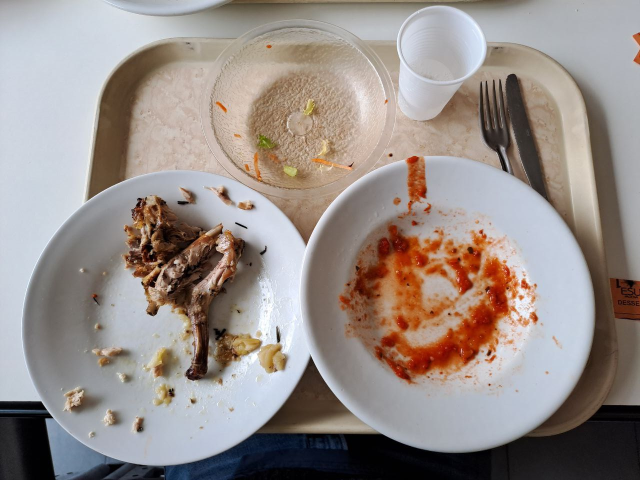
//> input picture Food_leftover_dataset/tray3/leftover3.jpg, 1280 x 960 px (shown at 1/2 size)
$ ./test   (built with g++ and OpenCV 4)
//> lines starting //> are read from the running program, lines starting //| are printed output that depends on the picture; after the words box and inside, x2 and y2 are one past the last pixel; in counts of white or black regions, pixels touching at a corner belong together
### src/utils.hpp
#ifndef UTILS
#define UTILS

#include <opencv2/opencv.hpp>

void showImage(std::string windowName, cv::Mat img);
void drawHistogram(cv::Mat& src, cv::Mat& hist, int hist_w, int hist_h, int bins);
void showHistogram(std::string windowName, cv::Mat& src);
int countPixelOfMask(cv::Mat& mask);

#endif

### src/Detector.hpp
#include "opencv2/opencv.hpp"
#include "opencv2/xfeatures2d.hpp"
#include <opencv2/imgproc.hpp>

using namespace std;
using namespace cv;

void featureDetector(Mat& src, vector<KeyPoint>& keypoints, Mat& descriptors);
void clusterKeyPoints(Mat& src);
Mat Postprocess(Mat input_image);
void ignoreIsolatedKeypoints(Mat& src, vector<KeyPoint>& keypoints, vector<KeyPoint>& filteredKeyPoints);

void drawPath(Mat& img, vector<Point2f>& points, Scalar color);

// Mean Shift for keypoints
double pointsDistance(Point p1, Point p2);
void getNeighbourhood(vector<KeyPoint>& keypoints, Point center, double radius, vector<KeyPoint>& neighbourhood);
Point2f getBaricenter(vector<KeyPoint>& neighbourhood);
void meanShift_onePoint(vector<KeyPoint>& keypoints, Point2f startingPoint, double radius, double threshold, vector<Point2f>& baricenterIterations);
void meanShift_grid(Mat& src, vector<KeyPoint>& keypoints, double radius, double threshold, vector<vector<Point2f>>& paths, int gridRows, int gridCols);
void meanShift_keypoints(Mat& src, vector<KeyPoint>& keypoints, double radius, double threshold, vector<vector<Point2f>>& paths);
void findCentroids(vector<vector<Point2f>>& paths, double radius, vector<Point2f>& centroids);

### src/Detector.cpp
#include "Detector.hpp"

using namespace std;
using namespace cv;


void featureDetector(Mat& src, vector<KeyPoint>& keypoints, Mat& descriptors) {

    // SIFT parameters
    // https://docs.opencv.org/3.4/d7/d60/classcv_1_1SIFT.html#ad337517bfdc068ae0ba0924ff1661131
    int nFeatures = 0;                  // 0
    int nOctaveLayers = 3;              // 3
    double contrastThreshold = 0.05;    // 0.04
    double edgeThreshold = 5;          // 10
    double sigma = 1.6;                 // 1.6

    // Feature detector implementation, can be SIFT, SURF, ORB...
    Ptr<SIFT> detectorPtr = SIFT::create(nFeatures, nOctaveLayers, contrastThreshold, edgeThreshold, sigma);
    //Ptr<xfeatures2d::SURF> detectorPtr = xfeatures2d::SURF::create();
    //Ptr<ORB> detectorPtr = ORB::create();

    detectorPtr->detect(src, keypoints);
    detectorPtr->compute(src, keypoints, descriptors);

    bool flag = 0;
    if (flag) {
        Mat src_keypoints;
        drawKeypoints(src, keypoints, src_keypoints, Scalar::all(-1), DrawMatchesFlags::DRAW_RICH_KEYPOINTS);
        namedWindow("Keypoints");
        imshow("Keypoints", src_keypoints);
        waitKey(0);
    }
}

// [55 lines left out: functions clusterKeyPoints, Postprocess, not called in this run]

double pointsDistance(Point p1, Point p2) {
    float deltaX = p1.x - p2.x;
    float deltaY = p1.y - p2.y;

    float distance = sqrt(pow(deltaX, 2) + pow(deltaY, 2));

    return distance;
}

void getNeighbourhood(vector<KeyPoint>& keypoints, Point center, double radius, vector<KeyPoint>& neighbourhood) {
    // Scan all the keypoints and select the ones with distance from the center < radius
    for ( int i=0; i<keypoints.size(); i++ ) {
        if ( pointsDistance( center, keypoints[i].pt ) <= radius ) {
            neighbourhood.push_back(keypoints[i]);
        }
    }
}

Point2f getBaricenter(vector<KeyPoint>& neighbourhood) {
    // If there are no neighbours, return (-1,-1);
    if (neighbourhood.size()==0) {
        return Point2f(-1,-1);
    }

    // Compute the mean x and y of all the points
    float sumX=0, sumY=0;
    for (int i=0; i<neighbourhood.size(); i++) {
        sumX += neighbourhood[i].pt.x;
        sumY += neighbourhood[i].pt.y;
    }

    double barX = sumX / neighbourhood.size();
    double barY = sumY / neighbourhood.size();

    Point2f baricenter(barX, barY);

    return baricenter;
}

void meanShift_onePoint(vector<KeyPoint>& keypoints, Point2f startingPoint, double radius, double threshold, vector<Point2f>& baricenterIterations) {
    Point2f center = startingPoint;
    baricenterIterations.push_back(center);
    double baricenterDisplacement = radius;

    // Iterate until the displacement between iterations is larger than the given threshold
    while (baricenterDisplacement >= threshold) {
        // Find the keypoints in the neighbourhood
        vector<KeyPoint> neighbours;
        getNeighbourhood(keypoints, center, radius, neighbours);

        // Update the baricenter
        Point2f oldCenter = center;
        center = getBaricenter(neighbours);

        // If there are no neighbours (baricenter is (-1,-1)), end the cycle
        if (center.x == -1 && center.y == -1) {
            return;
        }

        baricenterIterations.push_back(center);

        // Compute the displacement
        baricenterDisplacement = pointsDistance(center, oldCenter);
    }
}

void drawPath(Mat& img, vector<Point2f>& points, Scalar color) {
    if ( points.size() == 1 ) {
        return;
    }

    // Draw the starting point in green
    circle(img, points.front(), 3, Scalar(0,255,0), 3, 8, 0);

    // Blue arrows between iterations
    for (int i=0; i<points.size()-1; i++) {
        arrowedLine(img, points[i], points[i+1], color, 2, 8, 0, 0.1);
    }

    // Draw the end point in red
    circle(img, points.back(), 3, Scalar(0,0,255), 3, 8, 0);
}

// [22 lines left out: function meanShift_grid, not called in this run]

void meanShift_keypoints(Mat& src, vector<KeyPoint>& keypoints, double radius, double threshold, vector<vector<Point2f>>& paths) {
    for (int i=0; i<keypoints.size(); i++) {
        vector<Point2f> path;
        meanShift_onePoint(keypoints, keypoints[i].pt, radius, threshold, path);
        paths.push_back(path);
    }
}

void findCentroids(vector<vector<Point2f>>& paths, double radius, vector<Point2f>& centroids) {
    // Scan all the paths
    for (int i=0; i<paths.size(); i++) {
        vector<Point2f> path = paths[i];

        // If the path has only 1 point, ignore it
        if (path.size()==1) continue;

        // Otherwise we select the final point
        Point2f finalPoint = path.back();

        // We check if the final point is close to a point that is already a centroid
        // If there are no close centroids, we include it in the vector. Otherwise we ignore it
        bool isClose = false;
        for (int j=0; j<centroids.size(); j++) {
            if (pointsDistance(centroids[j], finalPoint) < radius) {
                isClose = true;
                break;
            }
        }
        if ( !isClose ) centroids.push_back(finalPoint);
    }
}

// [45 lines left out: functions removeLowSaturationHSV, removeLowSaturationHSV_otsu, not called in this run]

### src/test.cpp
#include <iostream>
#include "opencv2/opencv.hpp"
#include "Detector.hpp"

using namespace cv;
using namespace std;

void showImage(string windowName, Mat img) {
    namedWindow(windowName);
    imshow(windowName, img);
    waitKey(0);
}

// [111 lines left out: functions test_pointsDistance, test_getNeighbourhood, test_getBaricenter, test_meanShift_onePoint, test_meanShift_grid, test_meanShift_keypoints, not called in this run]

void test_findCentroids() {
    Mat image = imread("../Food_leftover_dataset/tray3/leftover3.jpg");
//> image is the input picture: 960 rows x 1280 cols, CV_8UC3; mean B, G, R 136.6, 141.3, 151.3

    vector<KeyPoint> keypoints;
    Mat descriptors;
    featureDetector(image, keypoints, descriptors);
//> in featureDetector, `detectorPtr->detect(src, keypoints);`: keypoints = 1619 keypoints; strongest (x, y, size): (782, 310, 4.2), (472, 446, 2.4), (492, 455, 2.3), (449, 389, 13.1)

    double radius = 200;
    double threshold = 0.5;
    vector<vector<Point2f>> paths;

    meanShift_keypoints(image, keypoints, radius, threshold, paths);
//> the loop in meanShift_keypoints, `for (int i=0; i<keypoints.size(); i++)` made 1619 passes
//> after the loop in meanShift_keypoints, `for (int i=0; i<keypoints.size(); i++)`: paths = 1619 point lists
//> paths = 1619 point lists

    double centroidRadius = 200;
    vector<Point2f> centroids;
    findCentroids(paths, centroidRadius, centroids);
//> the loop in findCentroids, `for (int i=0; i<paths.size(); i++)` made 1619 passes
//> (finalPoint, isClose) on passes 1 to 8: (Point(360.5, 548.6), false), (Point(360.5, 548.6), true), (Point(360.5, 548.6), true), (Point(360.5, 548.6), true), (Point(360.5, 548.6), true), (Point(360.5, 548.6), true), (Point(360.5, 548.6), true), (Point(360.5, 548.6), true)
//> after the loop in findCentroids, `for (int i=0; i<paths.size(); i++)`: centroids = 4 Points (x, y): [360.5, 548.6], [594.3, 260.3], [955.6, 584.2], [1253.9, 87.77]
    cout << centroids.size() << endl;
//| 4

    for (int i=0; i<paths.size(); i++) {
        drawPath(image, paths[i], Scalar(255,0,0));
    }
//> this loop made 1619 passes
//> pass 1, in test_findCentroids, `drawPath(image, paths[i], Scalar(255,0,0));`:
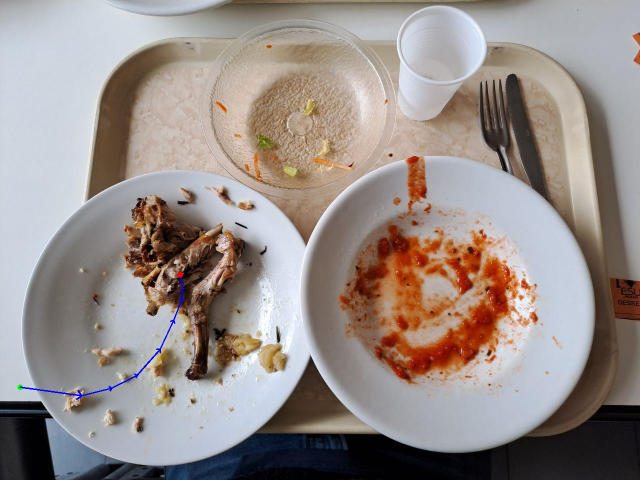
//> image: 960 rows x 1280 cols, CV_8UC3 (shown at 1/2 size); 0.14% of pixels changed, all inside (x1, y1, x2, y2) = (35, 544, 368, 800)
//> pass 2, in test_findCentroids, `drawPath(image, paths[i], Scalar(255,0,0));`:
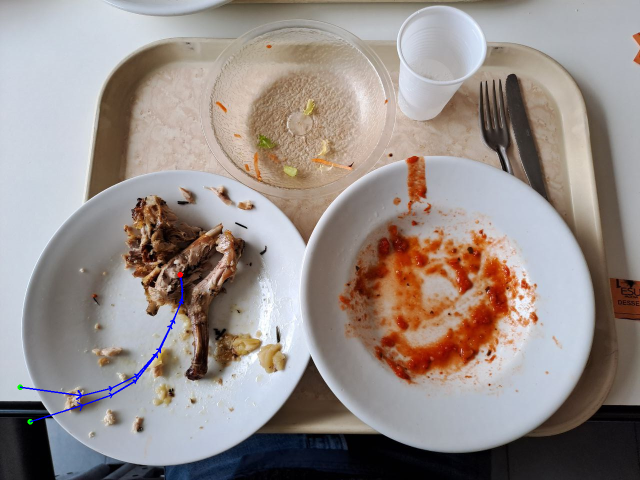
//> image: 960 rows x 1280 cols, CV_8UC3 (shown at 1/2 size); 0.1% of pixels changed, all inside (x1, y1, x2, y2) = (55, 555, 367, 849)
//> pass 3, in test_findCentroids, `drawPath(image, paths[i], Scalar(255,0,0));`:
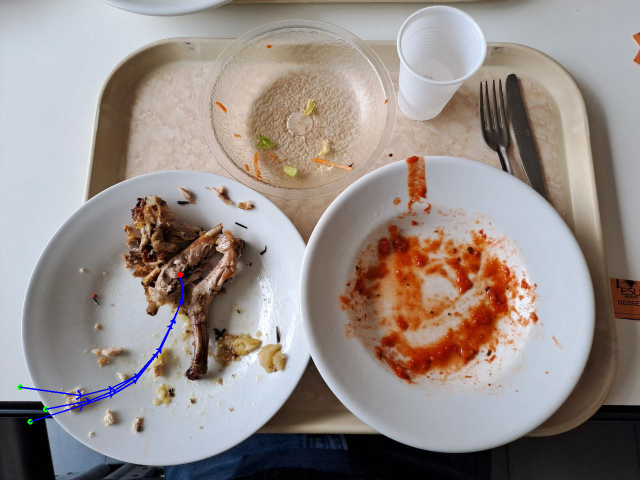
//> image: 960 rows x 1280 cols, CV_8UC3 (shown at 1/2 size); 0.06% of pixels changed, all inside (x1, y1, x2, y2) = (86, 619, 358, 824)
//> after the loop:
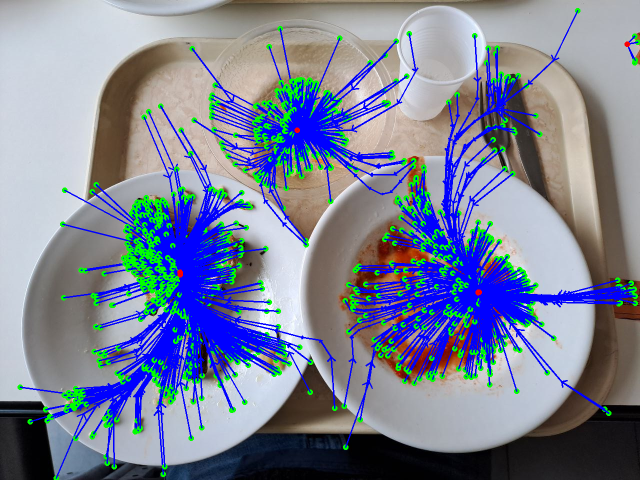
//> image: 960 rows x 1280 cols, CV_8UC3 (shown at 1/2 size); 18.37% of pixels changed, all inside (x1, y1, x2, y2) = (86, 16, 1280, 960)
    for (int i=0; i<centroids.size(); i++) {
        circle(image, centroids[i], 50, Scalar(255,0,255), 3, 8, 0);
        circle(image, centroids[i], centroidRadius, Scalar(0,0,0), 2, 8, 0);
    }
//> this loop made 4 passes
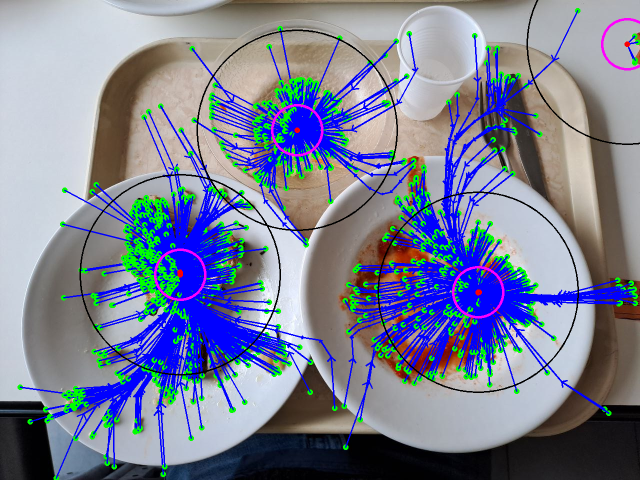
//> image: 960 rows x 1280 cols, CV_8UC3 (shown at 1/2 size); 1.48% of pixels changed, all inside (x1, y1, x2, y2) = (159, 0, 1280, 786)
    showImage("Centroids", image);
}

int main(int argc, char** argv) {

    test_findCentroids();

}

$ run again, with Food_leftover_dataset/tray4/leftover1.jpg copied over Food_leftover_dataset/tray3/leftover3.jpg
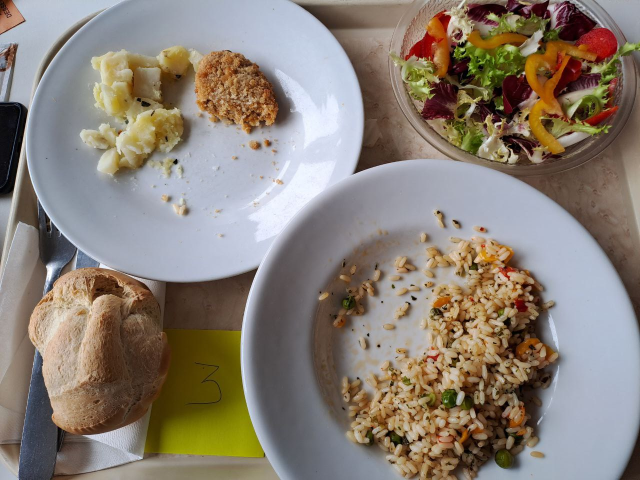
//> input picture Food_leftover_dataset/tray4/leftover1.jpg, 1280 x 960 px (shown at 1/2 size)
//> in test_findCentroids, image is the input picture: 960 rows x 1280 cols, CV_8UC3; mean B, G, R 116.8, 127.5, 137.9
//> in featureDetector, `detectorPtr->detect(src, keypoints);`: keypoints = 3577 keypoints; strongest (x, y, size): (351, 324, 6.4), (828, 597, 5.6), (757, 692, 3.8), (736, 670, 3.4)
//> the loop in meanShift_keypoints, `for (int i=0; i<keypoints.size(); i++)` made 3577 passes
//> after the loop in meanShift_keypoints, `for (int i=0; i<keypoints.size(); i++)`: paths = 3577 point lists
//> the loop in findCentroids, `for (int i=0; i<paths.size(); i++)` made 3577 passes
//> (finalPoint, isClose) on passes 1 to 8: (Point(440.2, 207.5), false), (Point(439.9, 207.8), true), (Point(440.2, 207.5), true), (Point(440.2, 207.5), true), (Point(440.2, 207.5), true), (Point(177, 644.7), false), (Point(440.2, 207.5), true), (Point(440.2, 207.5), true)
//> after the loop in findCentroids, `for (int i=0; i<paths.size(); i++)`: centroids = 4 Points (x, y): [440.2, 207.5], [177, 644.7], [934.2, 703.7], [980.1, 160.4]
//| 4
//> after the loop in test_findCentroids, `for (int i=0; i<paths.size(); i++)`:
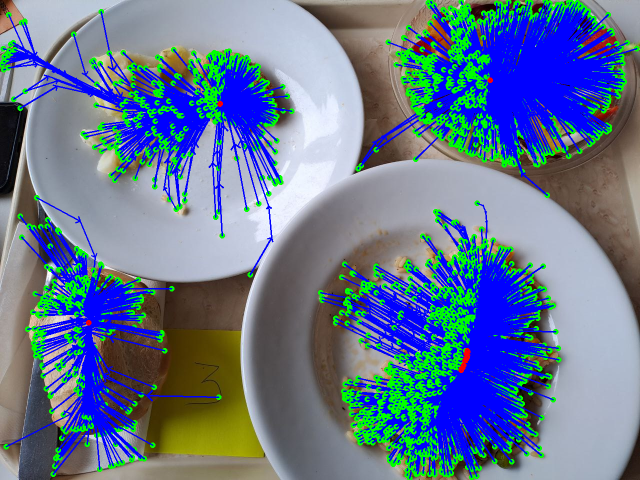
//> image: 960 rows x 1280 cols, CV_8UC3 (shown at 1/2 size); mean B, G, R 144.6, 119, 99.5
//> the loop in test_findCentroids, `for (int i=0; i<centroids.size(); i++)` made 4 passes
//> after the loop in test_findCentroids, `for (int i=0; i<centroids.size(); i++)`:
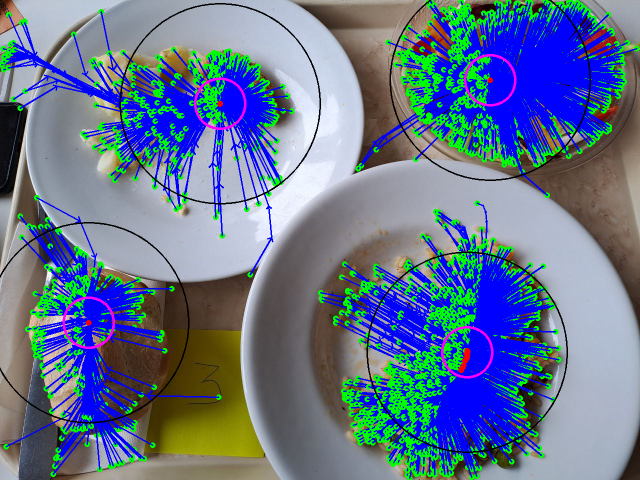
//> image: 960 rows x 1280 cols, CV_8UC3 (shown at 1/2 size); 1.61% of pixels changed, all inside (x1, y1, x2, y2) = (0, 0, 1182, 906)

$ run again, with Food_leftover_dataset/tray4/leftover2.jpg copied over Food_leftover_dataset/tray3/leftover3.jpg
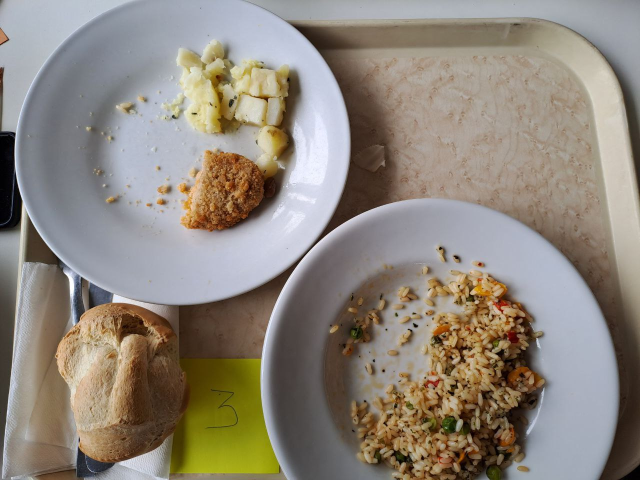
//> input picture Food_leftover_dataset/tray4/leftover2.jpg, 1280 x 960 px (shown at 1/2 size)
//> in test_findCentroids, image is the input picture: 960 rows x 1280 cols, CV_8UC3; mean B, G, R 123.2, 134.1, 142.7
//> in featureDetector, `detectorPtr->detect(src, keypoints);`: keypoints = 2200 keypoints; strongest (x, y, size): (831, 651, 5.2), (918, 572, 2.7), (881, 497, 3.9), (767, 741, 3.6)
//> the loop in meanShift_keypoints, `for (int i=0; i<keypoints.size(); i++)` made 2200 passes
//> after the loop in meanShift_keypoints, `for (int i=0; i<keypoints.size(); i++)`: paths = 2200 point lists
//> the loop in findCentroids, `for (int i=0; i<paths.size(); i++)` made 2200 passes
//> (finalPoint, isClose) on passes 1 to 8: (Point(443.7, 345.5), false), (Point(443.7, 345.5), true), (Point(443.7, 345.5), true), (Point(443.7, 345.5), true), (Point(443.7, 345.5), true), (Point(443.7, 345.5), true), (Point(443.7, 345.5), true), (Point(443.7, 345.5), true)
//> after the loop in findCentroids, `for (int i=0; i<paths.size(); i++)`: centroids = 4 Points (x, y): [443.7, 345.5], [218.4, 706.1], [914, 762.7], [1115.8, 231.3]
//| 4
//> after the loop in test_findCentroids, `for (int i=0; i<paths.size(); i++)`:
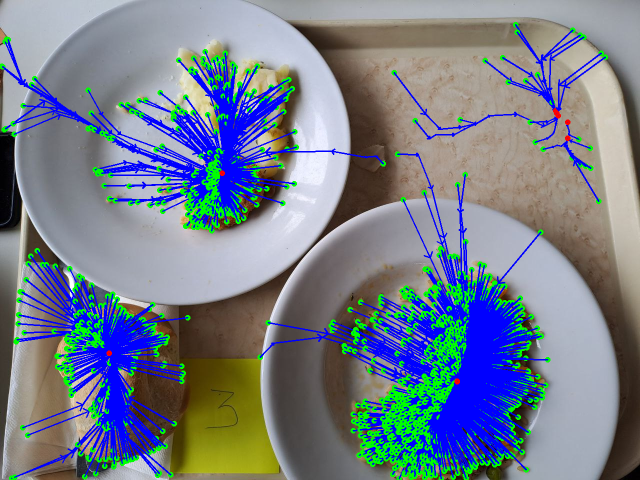
//> image: 960 rows x 1280 cols, CV_8UC3 (shown at 1/2 size); mean B, G, R 139, 126, 115.8
//> the loop in test_findCentroids, `for (int i=0; i<centroids.size(); i++)` made 4 passes
//> after the loop in test_findCentroids, `for (int i=0; i<centroids.size(); i++)`:
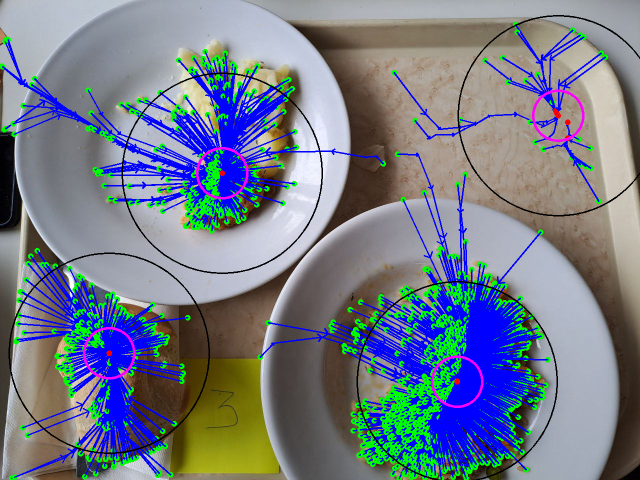
//> image: 960 rows x 1280 cols, CV_8UC3 (shown at 1/2 size); 1.64% of pixels changed, all inside (x1, y1, x2, y2) = (17, 30, 1280, 960)
